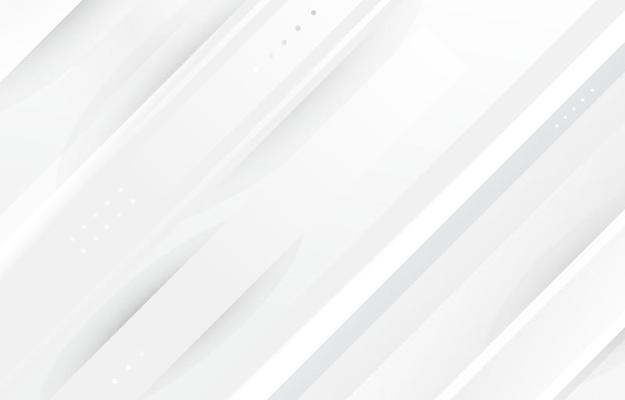
#> input picture Projects/Pneumonia classification/white bg.jpg, 625 x 400 px, given in place of the camera
$ python color-detection.py
#> lines starting #> are read from the running program, lines starting #| are printed output that depends on the picture; after the words box and inside, x2 and y2 are one past the last pixel; in counts of white or black regions, pixels touching at a corner belong together
import cv2
import numpy as np

# Function to get HSV limits for a given BGR color
def get_limits(color):
    c = np.uint8([[color]])  # BGR values as input
    hsvC = cv2.cvtColor(c, cv2.COLOR_BGR2HSV)  # Convert to HSV

    hue, saturation, value = hsvC[0][0]  # Extract HSV components

    if saturation < 50:  # Low saturation indicates grayscale
        lowerLimit = np.array([0, 0, max(0, value - 40)], dtype=np.uint8)
        upperLimit = np.array([180, 50, min(255, value + 40)], dtype=np.uint8)
    else:
        # Normal case: Handle hue range
        if hue >= 170:  # Upper limit for red hue wrap-around
            lowerLimit = np.array([hue - 10, 50, 50], dtype=np.uint8)
            upperLimit = np.array([180, 255, 255], dtype=np.uint8)
        elif hue <= 10:  # Lower limit for red hue wrap-around
            lowerLimit = np.array([0, 50, 50], dtype=np.uint8)
            upperLimit = np.array([hue + 10, 255, 255], dtype=np.uint8)
        else:  # General case for other colors
            lowerLimit = np.array([hue - 10, 50, 50], dtype=np.uint8)
            upperLimit = np.array([hue + 10, 255, 255], dtype=np.uint8)

    return lowerLimit, upperLimit


# Define red color in BGR
red_bgr = [255, 255, 255]

# Get HSV limits for red color
lowerLimit, upperLimit = get_limits(red_bgr)

# Start video capture
cap = cv2.VideoCapture(0)

while True:
    ret, frame = cap.read()
#> frame is the input picture: shape (400, 625, 3); mean B, G, R 243.4, 243.4, 243.2
    if not ret:  # Check if frame was read successfully
        print("Failed to grab frame")
        break

    # Apply Gaussian blur to reduce noise
    blurred = cv2.GaussianBlur(frame, (21, 21), 0)

    # Convert frame to HSV
    hsvImage = cv2.cvtColor(blurred, cv2.COLOR_BGR2HSV)
#> hsvImage: shape (400, 625, 3); mean H, S, V 14.8, 0.3, 243.5

    # Create a mask for red color
    mask = cv2.inRange(hsvImage, lowerLimit, upperLimit)
#> mask: shape (400, 625); every value is 255

    # Perform morphological operations to clean up noise
    kernel = cv2.getStructuringElement(cv2.MORPH_RECT, (5, 5))
    mask = cv2.morphologyEx(mask, cv2.MORPH_CLOSE, kernel)  # Close small holes
    mask = cv2.morphologyEx(mask, cv2.MORPH_OPEN, kernel)# Remove noise
    mask = cv2.dilate(mask, kernel, iterations=2)  # Dilate to fill gaps
    mask = cv2.erode(mask, kernel, iterations=2)  # Erode to smooth edges


    # Find contours in the mask
    contours, _ = cv2.findContours(mask, cv2.RETR_EXTERNAL, cv2.CHAIN_APPROX_SIMPLE)
#> contours = [[[0, 0], [0, 399], [624, 399], [624, 0]]]

    # Draw bounding boxes around detected contours
    for contour in contours:
        area = cv2.contourArea(contour)
        if area > 500:  # Set a minimum area threshold to ignore small noise
            x, y, w, h = cv2.boundingRect(contour)
            frame = cv2.rectangle(frame, (x, y), (x + w, y + h), (0, 255, 0), 3)
#> this loop made 1 pass
#> (contour, area, x, y, w, h) on pass 1: ([[0, 0], [0, 399], [624, 399], [624, 0]], 248976, 0, 0, 625, 400)
#> pass 1, `frame = cv2.rectangle(frame, (x, y), (x + w, y + h), (0, 255, 0), 3)`:
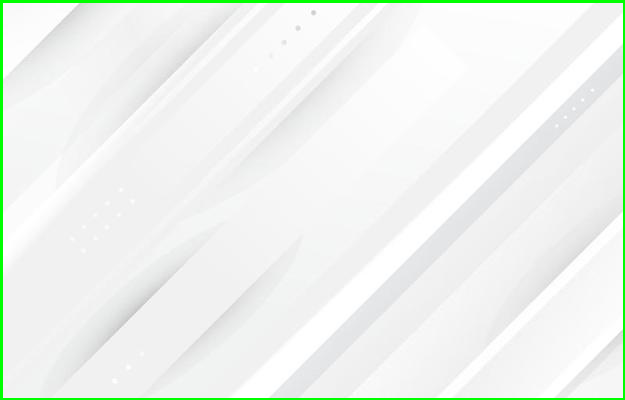
#> frame: shape (400, 625, 3); 2.04% of pixels changed, all inside (x1, y1, x2, y2) = (0, 0, 625, 400)
    flipped_img = cv2.flip(frame, 1)
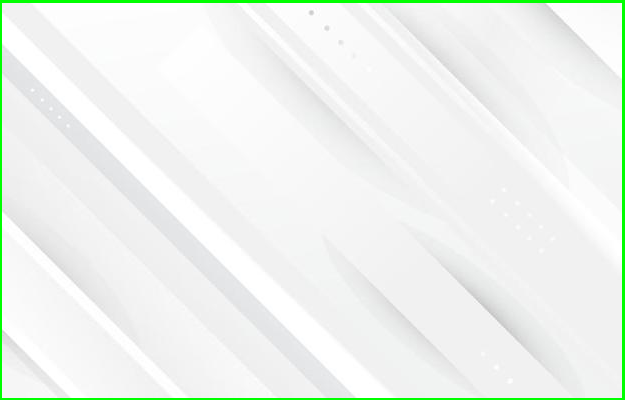
#> flipped_img: shape (400, 625, 3); mean B, G, R 238.4, 243.6, 238.2
    cv2.imshow('frame', flipped_img)

    # Exit if 'q' is pressed
    if cv2.waitKey(1) & 0xFF == ord('q'):
#> (key q is pressed here)
        break

# Release resources
cap.release()
cv2.destroyAllWindows()
